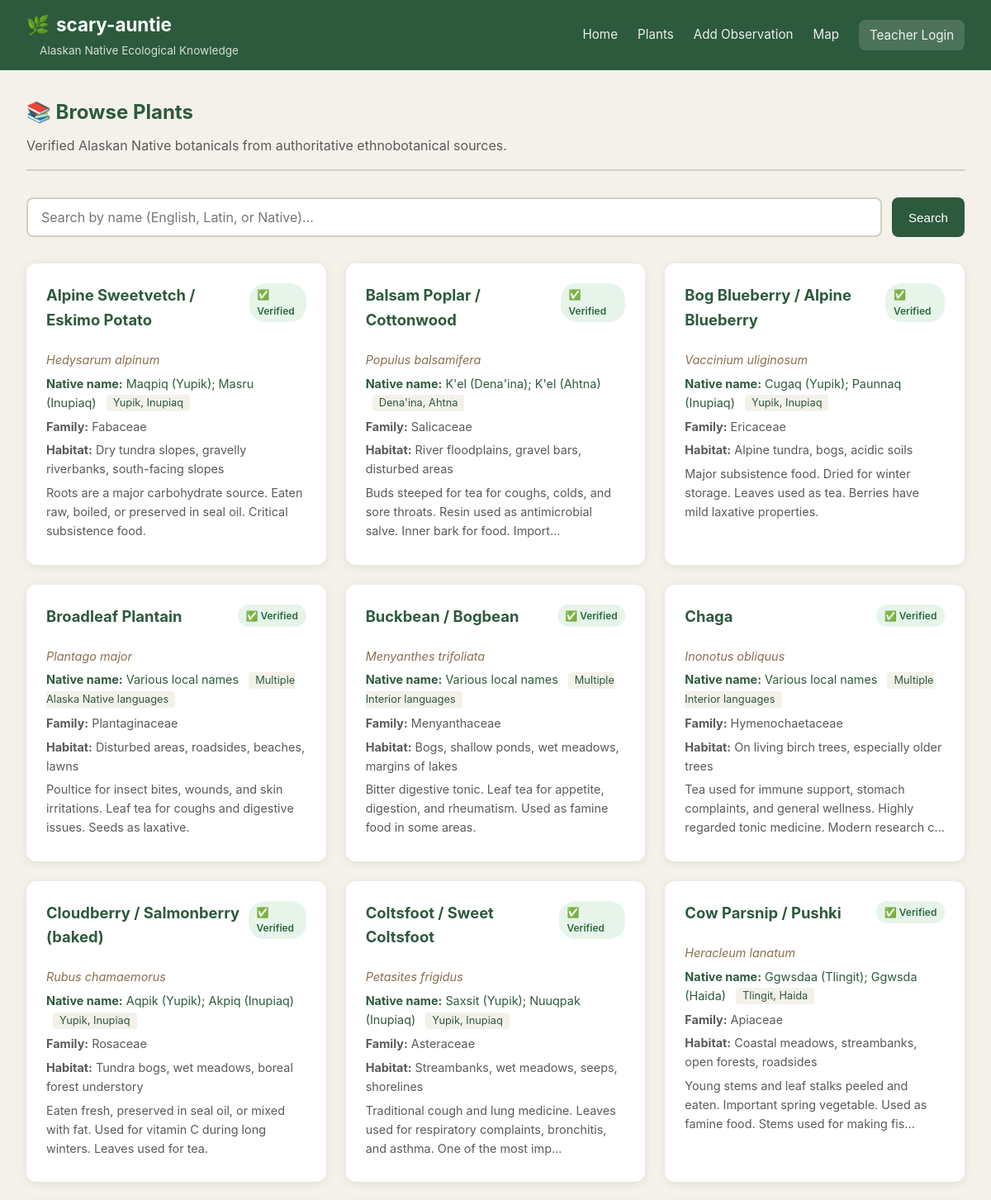
/plants (upper part), run on the app's committed database.
### tables this page shows
CREATE TABLE plants (
            id INTEGER PRIMARY KEY AUTOINCREMENT,
            latin_binomial TEXT NOT NULL,
            english_name TEXT NOT NULL,
            native_alaskan_name TEXT,  -- Native language name (Yupik, Inupiaq, Tlingit, etc.)
            native_language TEXT,        -- Which Alaska Native language
            family TEXT,
            description TEXT,
            habitat TEXT,
            traditional_uses TEXT,       -- Medicinal, food, tool, spiritual
            parts_used TEXT,
            preparation TEXT,            -- How the plant is prepared
            cautions TEXT,
            image_url TEXT,
            verified INTEGER DEFAULT 0,  -- 1 = verified by expert, 0 = community-contributed
            source_author TEXT,          -- Attribution for scraped/cited info
            source_url TEXT,
            created_at TEXT NOT NULL,
            updated_at TEXT NOT NULL,
            block_hash TEXT              -- Links to blockchain entry
        );

### app.py (the view)
@app.route("/plants")
def plant_list():
    search = request.args.get("search", "").strip()
    plants = get_all_plants(search=search, verified_only=True)
    return render_template("plants.html", plants=plants, search=search)

### database.py (called while the page is built, shortened)
def get_connection() -> sqlite3.Connection:
    os.makedirs(os.path.dirname(DATABASE_PATH), exist_ok=True)
    conn = sqlite3.connect(DATABASE_PATH)
    conn.row_factory = sqlite3.Row
    conn.execute("PRAGMA foreign_keys = ON")
    return conn

def get_all_plants(search: Optional[str] = None,
                   verified_only: bool = False) -> List[Dict[str, Any]]:
    conn = get_connection()
    cursor = conn.cursor()
    query = "SELECT * FROM plants WHERE 1=1"
    params = []
    if verified_only:
        query += " AND verified = 1"
    query += " ORDER BY english_name ASC"
    cursor.execute(query, params)
    rows = cursor.fetchall()
    conn.close()
    return [dict(row) for row in rows]

### templates/plants.html (shortened to what this page needs)
{% extends "base.html" %}
{% block content %}
<section class="page-header">
    <h1>&#128218; Browse Plants</h1>
    <p>Verified Alaskan Native botanicals from authoritative ethnobotanical sources.</p>
</section>
<section class="search-bar">
    <form method="get" action="{{ url_for('plant_list') }}">
        <input type="text" name="search" value="{{ search }}"
               placeholder="Search by name (English, Latin, or Native)..."
               class="search-input">
        <button type="submit" class="btn btn-primary">Search</button>
    </form>
</section>
<section class="plants-grid">
    {% for plant in plants %}
    <a href="{{ url_for('plant_detail', plant_id=plant.id) }}" class="plant-card">
        <div class="plant-card-header">
            <h3>{{ plant.english_name }}</h3>
            <span class="plant-badge verified">&#9989; Verified</span>
        </div>
        <div class="plant-card-body">
            <p class="plant-latin"><em>{{ plant.latin_binomial }}</em></p>
            {% if plant.native_alaskan_name %}
                <p class="plant-native"><strong>Native name:</strong> {{ plant.native_alaskan_name }}
                {% if plant.native_language %}
                    <span class="lang-tag">{{ plant.native_language }}</span>
                {% endif %}
                </p>
            {% endif %}
            {% if plant.family %}
                <p class="plant-family"><strong>Family:</strong> {{ plant.family }}</p>
            {% endif %}
            {% if plant.habitat %}
                <p class="plant-habitat"><strong>Habitat:</strong> {{ plant.habitat[:80] }}{% if plant.habitat|length > 80 %}...</p>{% endif %}
            {% endif %}
            {% if plant.traditional_uses %}
                <p class="plant-uses">{{ plant.traditional_uses[:120] }}{% if plant.traditional_uses|length > 120 %}...</p>{% endif %}
            {% endif %}
        </div>
    </a>
    {% else %}
        <div class="empty-state">
            <p>No plants found. Try a different search term.</p>
        </div>
    {% endfor %}
</section>
{% endblock %}

### static/css/style.css (style rules this page uses)
:root { --color-primary: #2d5a3d; --color-primary-light: #3d7a52; --color-secondary: #8b6f4e; --color-accent: #c4a35a; --color-bg: #f4f1ea; --color-card: #ffffff; --color-text: #1a1a1a; --color-text-light: #5a5a5a; --color-border: #d4cfc4; --color-success: #2d6a3f; --color-warning: #b8860b; --color-danger: #a33; --color-info: #2a5a8a; --radius: 12px; --radius-sm: 8px; --shadow: 0 2px 12px rgba(0,0,0,0.08); --shadow-hover: 0 4px 20px rgba(0,0,0,0.12); --max-width: 1200px; }
* { box-sizing: border-box; }
body { font-family: -apple-system, BlinkMacSystemFont, 'Segoe UI', Roboto, Oxygen, Ubuntu, sans-serif; background: var(--color-bg); color: var(--color-text); margin: 0; padding: 0; line-height: 1.6; }
.btn { display: inline-block; padding: 0.6rem 1.25rem; border-radius: var(--radius-sm); text-decoration: none; font-weight: 500; font-size: 0.95rem; border: none; cursor: pointer; transition: background 0.2s, transform 0.1s; text-align: center; }
.btn-primary { background: var(--color-primary); color: white; }
.page-header { margin-bottom: 2rem; padding-bottom: 1rem; border-bottom: 2px solid var(--color-border); }
.page-header h1 { margin: 0 0 0.5rem 0; color: var(--color-primary); }
.page-header p { margin: 0; color: var(--color-text-light); }
.search-bar { margin-bottom: 2rem; }
.search-bar form { display: flex; gap: 0.75rem; flex-wrap: wrap; }
.search-input { flex: 1; min-width: 200px; padding: 0.75rem 1rem; border: 2px solid var(--color-border); border-radius: var(--radius-sm); font-size: 1rem; font-family: inherit; }
.plants-grid { display: grid; grid-template-columns: repeat(auto-fill, minmax(320px, 1fr)); gap: 1.5rem; }
.plant-card { background: var(--color-card); border-radius: var(--radius); padding: 1.5rem; text-decoration: none; color: inherit; box-shadow: var(--shadow); transition: transform 0.2s, box-shadow 0.2s; display: flex; flex-direction: column; }
.plant-card-header { display: flex; justify-content: space-between; align-items: flex-start; margin-bottom: 1rem; }
.plant-card h3 { margin: 0; color: var(--color-primary); font-size: 1.15rem; }
.plant-badge { font-size: 0.75rem; padding: 0.25rem 0.6rem; border-radius: 20px; font-weight: 600; }
.plant-badge.verified { background: #e6f4ea; color: var(--color-success); }
.plant-card-body p { margin: 0.35rem 0; font-size: 0.9rem; color: var(--color-text-light); }
.plant-latin { font-style: italic; color: var(--color-secondary) !important; }
.plant-native { color: var(--color-primary) !important; }
.lang-tag { background: var(--color-bg); padding: 0.15rem 0.5rem; border-radius: 4px; font-size: 0.8rem; margin-left: 0.5rem; }

### data on the page
plants: english_name "Alpine Sweetvetch / Eskimo Potato", latin_binomial "Hedysarum alpinum", native_alaskan_name "Maqpiq (Yupik); Masru (Inupiaq)", native_language "Yupik, Inupiaq", family "Fabaceae", habitat "Dry tundra slopes, gravelly riverbanks, south-facing slopes", traditional_uses "Roots are a major carbohydrate source. Eaten raw, boiled, or preserved in seal oil. Critical subsistence food."
plants: english_name "Balsam Poplar / Cottonwood", latin_binomial "Populus balsamifera", native_alaskan_name "K'el (Dena'ina); K'el (Ahtna)", native_language "Dena'ina, Ahtna", family "Salicaceae", habitat "River floodplains, gravel bars, disturbed areas", traditional_uses "Buds steeped for tea for coughs, colds, and sore throats. Resin used as antimicrobial salve. Inner bark for food. Import"
plants: english_name "Bog Blueberry / Alpine Blueberry", latin_binomial "Vaccinium uliginosum", native_alaskan_name "Cugaq (Yupik); Paunnaq (Inupiaq)", native_language "Yupik, Inupiaq", family "Ericaceae", habitat "Alpine tundra, bogs, acidic soils", traditional_uses "Major subsistence food. Dried for winter storage. Leaves used as tea. Berries have mild laxative properties."
plants: english_name "Broadleaf Plantain", latin_binomial "Plantago major", native_alaskan_name "Various local names", native_language "Multiple Alaska Native languages", family "Plantaginaceae", habitat "Disturbed areas, roadsides, beaches, lawns", traditional_uses "Poultice for insect bites, wounds, and skin irritations. Leaf tea for coughs and digestive issues. Seeds as laxative."
plants: english_name "Buckbean / Bogbean", latin_binomial "Menyanthes trifoliata", native_alaskan_name "Various local names", native_language "Multiple Interior languages", family "Menyanthaceae", habitat "Bogs, shallow ponds, wet meadows, margins of lakes", traditional_uses "Bitter digestive tonic. Leaf tea for appetite, digestion, and rheumatism. Used as famine food in some areas."
plants: english_name "Chaga", latin_binomial "Inonotus obliquus", native_alaskan_name "Various local names", native_language "Multiple Interior languages", family "Hymenochaetaceae", habitat "On living birch trees, especially older trees", traditional_uses "Tea used for immune support, stomach complaints, and general wellness. Highly regarded tonic medicine. Modern research c"
plants: english_name "Cloudberry / Salmonberry (baked)", latin_binomial "Rubus chamaemorus", native_alaskan_name "Aqpik (Yupik); Akpiq (Inupiaq)", native_language "Yupik, Inupiaq", family "Rosaceae", habitat "Tundra bogs, wet meadows, boreal forest understory", traditional_uses "Eaten fresh, preserved in seal oil, or mixed with fat. Used for vitamin C during long winters. Leaves used for tea."
plants: english_name "Coltsfoot / Sweet Coltsfoot", latin_binomial "Petasites frigidus", native_alaskan_name "Saxsit (Yupik); Nuuqpak (Inupiaq)", native_language "Yupik, Inupiaq", family "Asteraceae", habitat "Streambanks, wet meadows, seeps, shorelines", traditional_uses "Traditional cough and lung medicine. Leaves used for respiratory complaints, bronchitis, and asthma. One of the most imp"
plants: english_name "Cow Parsnip / Pushki", latin_binomial "Heracleum lanatum", native_alaskan_name "Ggwsdaa (Tlingit); Ggwsda (Haida)", native_language "Tlingit, Haida", family "Apiaceae", habitat "Coastal meadows, streambanks, open forests, roadsides", traditional_uses "Young stems and leaf stalks peeled and eaten. Important spring vegetable. Used as famine food. Stems used for making fis"
